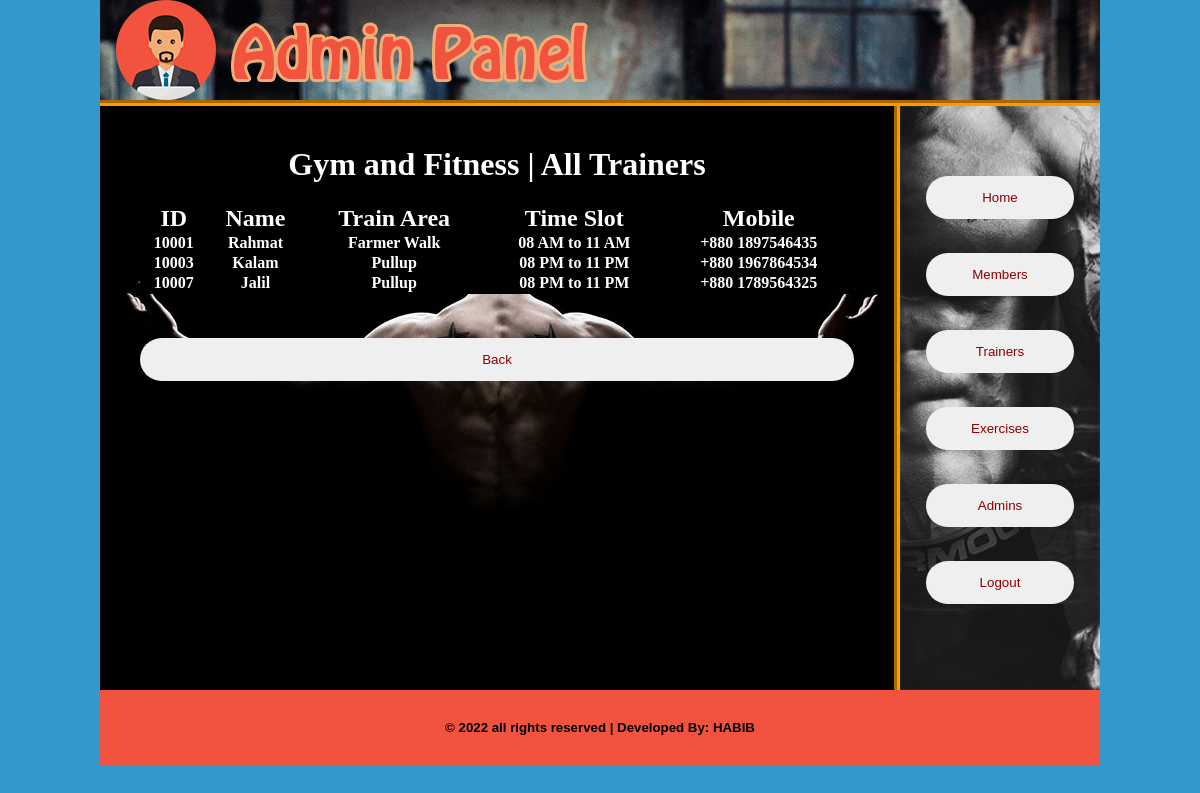
The page /view_all_trainers.php on the database its author committed.
### tables this page shows
CREATE TABLE `trainer` (
  `t_id` int(10) NOT NULL,
  `t_name` varchar(100) NOT NULL,
  `e_id` int(10) NOT NULL,
  `t_mobile` int(15) NOT NULL
);

CREATE TABLE `exercises` (
  `e_id` int(11) NOT NULL,
  `e_name` varchar(50) NOT NULL,
  `e_time` varchar(50) NOT NULL
);

### view_all_trainers.php (the view, shortened to what this page needs)
<!DOCTYPE html>
<html>
<head>
	<link rel="stylesheet" type="text/css" href="styles/style.css" media="all" />
	<link rel="stylesheet" type="text/css" href="styles/view_all_members.css" media="all" />
</head>
<body>
	<div class="wrapper">
		<div class="header">
			<a href="#"><img src="images/header.jpg"></a>
		</div>
		<div class="content_wrapper">
			<div class="right" style="background-image: url(images/right.jpg)">
				<div class="btn_hp">
					<br><br>
					<a href="home.php"><button>Home</button></a>
					<a href="members_button.php"><button>Members</button></a>
					<a href="trainers_button.php"><button>Trainers</button></a>
					<a href="exercises_button.php"><button>Exercises</button></a>
					<a href="admins_button.php"><button>Admins</button></a>
					<a href="index.php"><button>Logout</button></a>
				</div>
			</div>
			<div class="left" style="background-image: url(images/bg1.jpg)">
				<div class="middle">
					<center><label style="color: white;"><h1>Gym and Fitness | All Trainers</h1></label></center>
					<table border="2" align="center" width="714px" style="color:white; background-color: black; border-color: white;">
						<tr align="center">
							<td colspan="3"><h2></h2><br></td>
						</tr>
						<tr>
							<th><h2>ID</h2></th>
							<th><h2>Name</h2></th>
							<th><h2>Train Area</h2></th>
							<th><h2>Time Slot</h2></th>
							<th><h2>Mobile</h2></th>
						</tr>
						<?php
						require_once "connection.php";
						$sql = "SELECT trainer.t_id, trainer.t_name, trainer.t_mobile, exercises.e_name, exercises.e_time FROM trainer INNER JOIN exercises ON trainer.e_id = exercises.e_id";
						$result = $conn->query($sql);
						if($result->num_rows>0)
						{
							while($row_user = $result->fetch_assoc())
							{
								echo "<tr>
										<th>" . $row_user['t_id'] . "</th>
										<th>" . $row_user['t_name'] ."</th>
										<th>" . $row_user['e_name'] ."</th>
										<th>" . $row_user['e_time'] ."</th>
										<th>+880 " . $row_user['t_mobile'] . "</th>
									</tr>";
							}
						}
						else
						{
							echo "No information available";
						}
						?>
					</table>
					<br><br>
					<a href="trainers_button.php"><button>Back</button></a>
				</div>
			</div>
		</div>
		<div class="footer">
			<h5 style="color:#000; padding-top:30px; text-align:center; font-family: Verdana, Geneva, sans-serif">&copy; 2022 all rights reserved | Developed By: <a href="#">HABIB</a></h5>
		</div>
	</div>
</body>
</html>

### styles/style.css (style rules this page uses)
html, body, div, span, applet, object, iframe, h1, h2, h3, h4, h5, h6, p, blockquote, pre, a, abbr, acronym, address, big, cite, code, del, dfn, em, img, ins, kbd, q, s, samp, small, strike, strong, sub, sup, tt, var, b, u, i, center, dl, dt, dd, ol, ul, li, fieldset, form, label, legend, table, caption, tbody, tfoot, thead, tr, th, td, article, aside, canvas, details, embed, figure, figcaption, footer, header, hgroup, menu, nav, output, ruby, section, summary, time, mark, audio, video { margin: 0; padding: 0; border: 0; vertical-align: baseline; }
body { background-color: #39C; background-repeat: no-repeat; }
.wrapper { width: 1000px; height: auto; margin: auto; }
.header { width: 1000px; height: 100px; background-color: #FFF; border-bottom: 6px groove #FF9900; }
.content_wrapper { width: 1000px; height: auto; background-color: #F96; }
.right { width: 200px; height: 584px; background-color: #1076a6; float: right; border-left: 6px groove #FF9900; }
.right a { text-decoration: none; color: #FFF; font-size: 18px; font-family: Arial Black; text-align: left; margin-bottom: 6px; display: block; padding: 6px; }
.left { width: 794px; height: 584px; background-color: #000; float: left; }
.footer { width: 1000px; height: 75px; background-color: #f1533e; color: #FFF; clear: both; }
.footer h5 a { text-decoration: none; color: #000; }

### styles/view_all_members.css (style rules this page uses)
.btn_hp { width: 160px; height: 544px; margin: 20px; background-color: transparent; border: none; }
button { width: 100%; color: darkred; padding: 14px 20px; margin: 8px 0; border: none; border-radius: 40px; cursor: pointer; }
.middle { width: 714px; height: 504px; background-color: transparent; margin: 40px; border: none; }

### rows shown on the page
trainer: t_id "10001", t_name "Rahmat", e.e_name "Farmer Walk", e.e_time "08 AM to 11 AM", t_mobile "1897546435"
trainer: t_id "10003", t_name "Kalam", e.e_name "Pullup", e.e_time "08 PM to 11 PM", t_mobile "1967864534"
trainer: t_id "10007", t_name "Jalil", e.e_name "Pullup", e.e_time "08 PM to 11 PM", t_mobile "1789564325"
